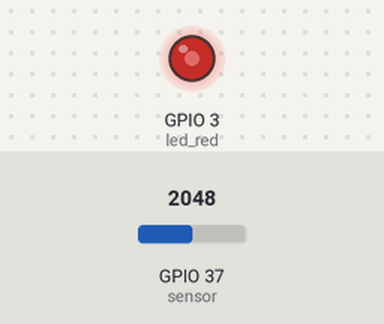
A sketch run on a simulated ESP32. On the bench: output pins drawn as LEDs (lit = HIGH). Inputs (shaded band) come from the test bench; at power-on: GPIO 37 (sensor) = 2048. What the sketch prints to the serial monitor is not drawn.

Above: at 1.2 s.
1.3 s: GPIO 37 (sensor) set to 1228
At 1.6 s:
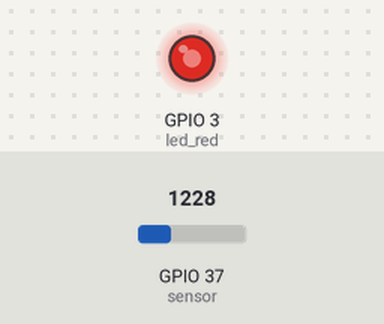
2.8 s: GPIO 37 (sensor) set to 491
At 4.0 s:
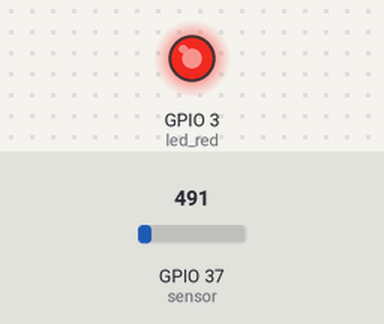
4.3 s: GPIO 37 (sensor) set to 3603
At 5.1 s:
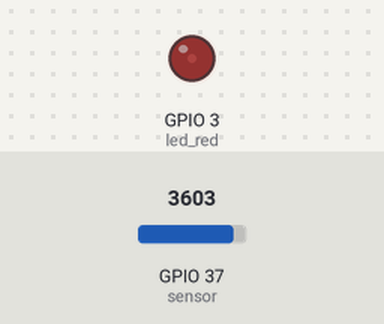
5.8 s: GPIO 37 (sensor) set to 4095
At 6.2 s:
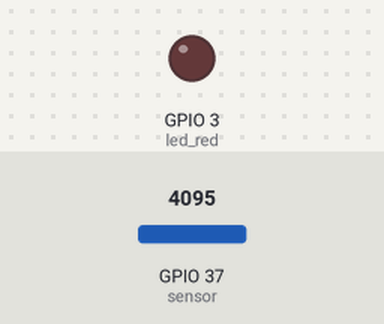
7.3 s: GPIO 37 (sensor) set to 2047
At 8.6 s:
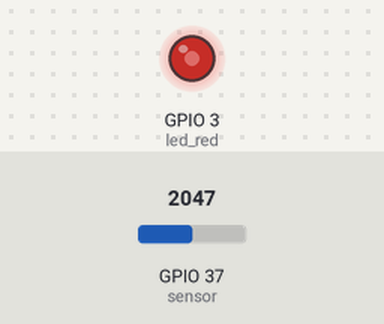
Timing chart, 0 to 9.8 s (numbered marks = the images above; inputs shaded):
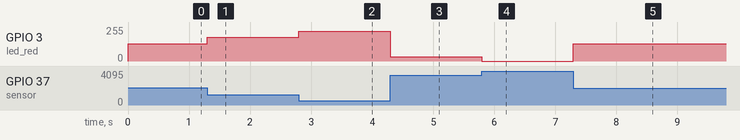

Measured:
- after the input at 1.3 s, GPIO 3 (led_red): 128/255 → 178/255 at once
- after the input at 2.8 s, GPIO 3 (led_red): 178/255 → 224/255 at once
- after the input at 4.3 s, GPIO 3 (led_red): 224/255 → 31/255 at once
- after the input at 5.8 s, GPIO 3 (led_red): 31/255 → 0/255 at once
- after the input at 7.3 s, GPIO 3 (led_red): 0/255 → 128/255 at once

The sketch:

03._photoresistor_sensor_led_fade.ino
```cpp
/******************************************************************************************
 * FileName     : 03._photoresistor_sensor_led_fade
 * Description  : 조도 센서 값에 따라 밝기 조절 해보기
 * Author       : 이인정
 * Created Date : 2021.06.02
 * Reference    :
 * Modified     : 2021.06.02 : LIJ : 헤더 수정
 * Modified     : 2021.12.16 : LEH : 소스 크린징
******************************************************************************************/

int sensor = A1;       // 조도센서
int led_red = D2;      // 빨강 LED
int brightness = 0;
int fadeAmount = 5;


void setup() {
  ledcAttachPin(led_red, 0);
  ledcSetup(0, 4000, 8);
  Serial.begin(115200);
}


void loop() {
    brightness = 255 - map(analogRead(sensor),0,4095,0,255);
    Serial.println(brightness);
    ledcWrite(0, brightness);
}

//=========================================================================================
//
// (주)한국공학기술연구원 http://et.ketri.re.kr
//
//=========================================================================================
```
